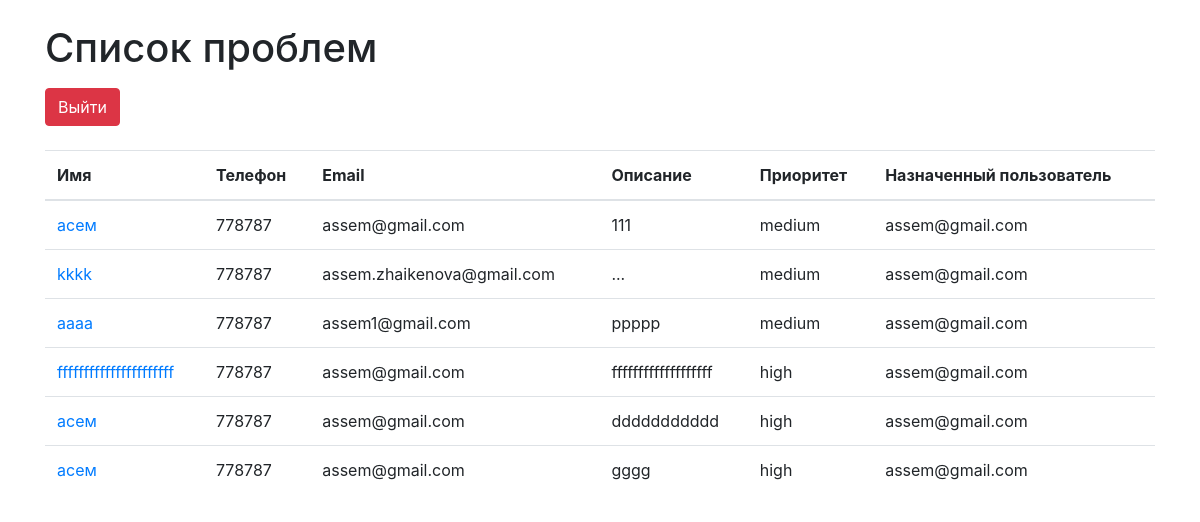
The app's page /list/ (signed in) with its own data.
### helpdesk_app/models.py (models this page shows)
class Problem(models.Model):
    name = models.CharField(max_length=255)
    phone = models.CharField(max_length=15)
    email = models.EmailField()
    description = models.TextField()
    actions = models.TextField(blank=True)
    priority = models.CharField(max_length=10, choices=PRIORITY_CHOICES)
    created_at = models.DateTimeField(auto_now_add=True)
    user = models.ForeignKey(User, on_delete=models.CASCADE, null=True, blank=True)
    status = models.CharField(max_length=20, choices=STATUS_CHOICES, default='new')
    assigned_user = models.ForeignKey(User, on_delete=models.SET_NULL, null=True, blank=True, related_name='assigned_problems')
    resolved_user = models.ForeignKey(User, on_delete=models.SET_NULL, null=True, blank=True, related_name='resolved_problems')

### helpdesk_app/views.py (the view)
# urls.py: path('list/', views.problem_list, name='problem-list'),
def problem_list(request):
    user = request.user
    if user.is_authenticated:
        if user.groups.filter(name='Reception').exists():
            problems = Problem.objects.filter(assigned_user=user)
        else:
            problems = Problem.objects.filter(assigned_user=user)
        return render(request, 'helpdesk_app/problem_list.html', {'problems': problems})
    else:
        return redirect('index')

### helpdesk_app/templates/helpdesk_app/problem_list.html (shortened to what this page needs)
<!DOCTYPE html>
<html lang="en">
<head>
    <link rel="stylesheet" href="https://maxcdn.bootstrapcdn.com/bootstrap/4.5.2/css/bootstrap.min.css">
</head>
<body>
    <div class="container">
        <h1 class="mt-4">Список проблем</h1>
        <a href="/logout" class="btn btn-danger mt-2">Выйти</a>
        <table class="table mt-4">
            <thead>
                <tr>
                    <th scope="col">Имя</th>
                    <th scope="col">Телефон</th>
                    <th scope="col">Email</th>
                    <th scope="col">Описание</th>
                    <th scope="col">Приоритет</th>
                    <th scope="col">Назначенный пользователь</th>
                </tr>
            </thead>
            <tbody>
                {% for problem in problems %}
                    <tr>
                        <td><a href="{% url 'problem-detail' problem.id %}">{{ problem.name }}</a></td>
                        <td>{{ problem.phone }}</td>
                        <td>{{ problem.email }}</td>
                        <td>{{ problem.description }}</td>
                        <td>{{ problem.priority }}</td>
                        <td>{{ problem.assigned_user }}</td>
                    </tr>
                {% empty %}
                    <tr>
                        <td colspan="6">Нет проблем</td>
                    </tr>
                {% endfor %}
            </tbody>
        </table>
    </div>
</body>
</html>

### records on screen
Problem: name "асем", phone "778787", email "assem@gmail.com", description "111", priority "medium", assigned_user "assem@gmail.com"
Problem: name "kkkk", phone "778787", email "assem.zhaikenova@gmail.com", description "...", priority "medium", assigned_user "assem@gmail.com"
Problem: name "аааа", phone "778787", email "assem1@gmail.com", description "ррррр", priority "medium", assigned_user "assem@gmail.com"
Problem: name "ffffffffffffffffffffff", phone "778787", email "assem@gmail.com", description "fffffffffffffffffff", priority "high", assigned_user "assem@gmail.com"
Problem: name "асем", phone "778787", email "assem@gmail.com", description "ddddddddddd", priority "high", assigned_user "assem@gmail.com"
Problem: name "асем", phone "778787", email "assem@gmail.com", description "gggg", priority "high", assigned_user "assem@gmail.com"
